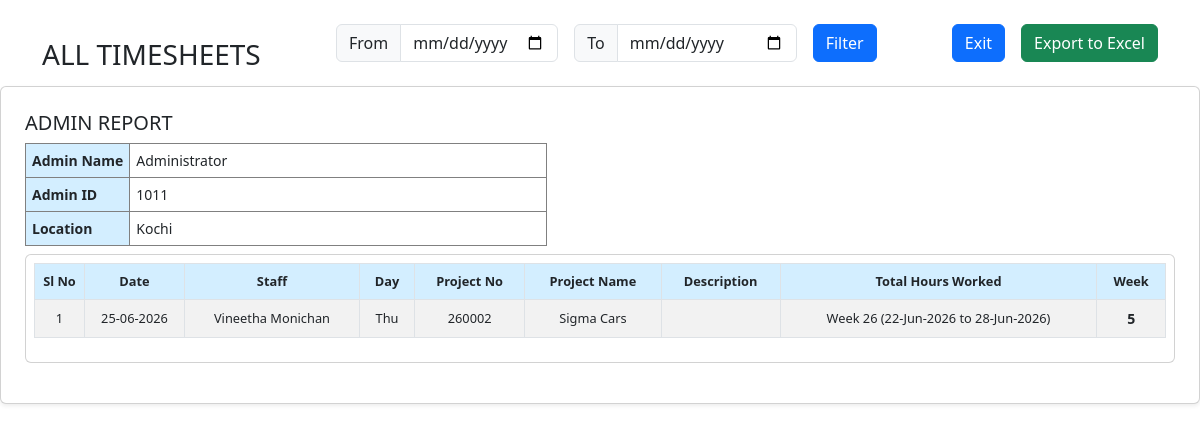
Screenshot of /view_all_timesheets_admin (signed in) with the database file from the repository.
### codex_app/models.py (models this page shows, shortened)
class Registration(models.Model):
    Emp_Id = models.CharField(max_length=200, null=True, blank=True)
    First_name = models.CharField(max_length=200, null=True, blank=True)
    department = models.ForeignKey(
        Department,
        on_delete=models.SET_NULL,
        null=True,
        blank=True
    )
    designation = models.ForeignKey(
        Designation,
        on_delete=models.SET_NULL,
        null=True,
        blank=True
    )
    Email = models.EmailField(max_length=200, null=True, blank=True)
    Password = models.CharField(max_length=200, null=True, blank=True)
    Mobile_Number = models.CharField(max_length=200, null=True, blank=True)
    Registration_date = models.DateField(null=True, blank=True)
    Image = models.ImageField(upload_to='images/', null=True, blank=True)
    Gender = models.CharField(max_length=200, null=True, blank=True)
    Address = models.CharField(max_length=1000, null=True, blank=True)
    Location = models.CharField(max_length=1000, null=True, blank=True)
    User_role = models.CharField(max_length=200, null=True, blank=True)
    user = models.OneToOneField(
        User,
        on_delete=models.CASCADE,
        null=True,
        blank=True
    )

class Create_Timesheet_Line(models.Model):
    timesheet = models.ForeignKey(
        Create_Timesheet,
        on_delete=models.CASCADE,
        related_name="timesheet_lines",
        null=True,
        blank=True
    )
    staff_list = models.ForeignKey(
        Registration,
        on_delete=models.CASCADE,
        related_name="timesheet_lines",
        null=True,
        blank=True
    )
    project_name = models.CharField(max_length=200, null=True, blank=True)
    project_no = models.CharField(max_length=200, null=True, blank=True)
    remarks = models.CharField(max_length=200, null=True, blank=True)
    date = models.DateField(null=True, blank=True)
    total_hours_taken = models.IntegerField(default=0, null=True, blank=True)
    duration_hours = models.IntegerField(default=0, null=True, blank=True)
    duration_minutes = models.IntegerField(default=0, null=True, blank=True)
    STATUS_CHOICES = (
        ('Pending', 'Pending'),
        ('Ongoing', 'Ongoing'),
        ('Completed', 'Completed'),
    )
    status = models.CharField(
        max_length=20,
        choices=STATUS_CHOICES,
        default='Pending'
    )

### codex_app/views.py (the view)
# urls.py: path('view_all_timesheets_admin', views.view_all_timesheets_admin, name='view_all_timesheets_admin'),
def view_all_timesheets_admin(request):
    staff_id = request.session.get('logg')
    if not staff_id:
        return render(request, 'error.html', {'message': 'User not logged in'})
    bok = get_object_or_404(Registration, id=staff_id)
    from_date = request.GET.get('from_date', '')
    to_date = request.GET.get('to_date', '')
    timesheets = Create_Timesheet.objects.all()
    if from_date:
        from_date = datetime.strptime(from_date, '%Y-%m-%d').date()
    if to_date:
        to_date = datetime.strptime(to_date, '%Y-%m-%d').date()
    monthly_timesheets = defaultdict(list)
    total_hours_all = 0
    for timesheet in timesheets:
        timesheet_lines = Create_Timesheet_Line.objects.filter(timesheet=timesheet)
        if from_date and to_date:
            timesheet_lines = timesheet_lines.filter(date__range=[from_date, to_date])
        elif from_date:
            timesheet_lines = timesheet_lines.filter(date__gte=from_date)
        elif to_date:
            timesheet_lines = timesheet_lines.filter(date__lte=to_date)
        for entry in timesheet_lines:
            month_label = entry.date.strftime('%b %Y')
            weekday = entry.date.strftime('%a').lower()
            hours = entry.total_hours_taken
            week_no = entry.date.isocalendar()[1]
            week_start, week_end = get_week_range(entry.date)
            hours_by_day = dict.fromkeys(['mon', 'tue', 'wed', 'thu', 'fri', 'sat', 'sun'], 0)
            hours_by_day[weekday] = hours
            week_label = f"Week {week_no} ({week_start.strftime('%d-%b-%Y')} to {week_end.strftime('%d-%b-%Y')})"
            monthly_timesheets[month_label].append({
                'id': entry.id,
                'project_no': entry.project_no,
                'project_name': entry.project_name,
                'remarks': entry.remarks,
                'hours': hours_by_day,
                'total': hours,
                'week_label': week_label,
                'date': entry.date,
                'staff_name': entry.staff_list.First_name if entry.staff_list else "N/A",  # ✅ per entry
            })
            total_hours_all += hours
    return render(request, 'view_all_timesheets_admin.html', {
        'monthly_timesheets': dict(monthly_timesheets),
        'total_hours': total_hours_all,
        'bok': bok,
        'from_date': from_date,
        'to_date': to_date,
    })

### codex_app/views.py (called while the page is built)
def get_week_range(date_obj):
    start_of_week = date_obj - timedelta(days=date_obj.weekday())
    end_of_week = start_of_week + timedelta(days=6)
    return start_of_week, end_of_week

### templates/view_all_timesheets_admin.html (shortened to what this page needs)
{% load static %}
<!DOCTYPE html>
<html lang="en">
<head>
  <link href="https://cdn.jsdelivr.net/npm/bootstrap@5.3.0/dist/css/bootstrap.min.css" rel="stylesheet">
</head>
<body>
  <div class="container mt-4">
    <div class="d-flex justify-content-between align-items-center">
      <h3 class="card-title">ALL TIMESHEETS</h3>
      <form method="get" class="mb-4 d-flex align-items-center">
        <div class="d-flex">
          <div class="input-group me-3">
            <span class="input-group-text" id="from-date-prefix">From</span>
            <input type="date" name="from_date" id="from_date" class="form-control" value="{{ from_date }}">
          </div>
          <div class="input-group me-3">
            <span class="input-group-text" id="to-date-prefix">To</span>
            <input type="date" name="to_date" id="to_date" class="form-control" value="{{ to_date }}">
          </div>
          <button type="submit" class="btn btn-primary">Filter</button>
        </div>
      </form>
      <div class="mb-4 text-end d-flex align-items-center">
        <a href="javascript:history.back()" class="btn btn-primary me-3">Exit</a>
        <button class="btn btn-success" id="export-excel">Export to Excel</button>
      </div>
    </div>
  </div>
  <div class="card shadow-sm">
    <div class="card-body p-4">
      <div class="mb-2" id="timesheet-details">
        <h5 class="mb-2">ADMIN REPORT</h5>
        <table class="table-bordered" style="border-collapse: collapse; font-size: 14px;">
          <tr>
            <th style="background-color: #D3EEFF; text-align: left; padding: 6px;width: 20%; ">Admin Name</th>
            <td style="padding: 6px;">{{ bok.First_name }}</td>
          </tr>
          <tr>
            <th style="background-color: #D3EEFF; text-align: left; padding: 6px;width: 20%; ">Admin ID</th>
            <td style="padding: 6px;">{{ bok.Emp_Id }}</td>
          </tr>
          <tr>
            <th style="background-color: #D3EEFF; text-align: left; padding: 6px;width: 20%; ">Location</th>
            <td style="padding: 6px;">{{ bok.Location }}</td>
          </table>
      </div>
{% if monthly_timesheets %}
<div class="card mb-3">
  <div class="card-body p-2">
    <table class="table table-bordered table-striped align-middle text-center" id="timesheet-table" style="font-size: 13px;">
      <thead style="font-size: 0.8rem;">
        <tr>
          <th style="background-color: #D3EEFF;">Sl No</th>
          <th style="background-color: #D3EEFF; width:100px;">Date</th>
          <th style="background-color: #D3EEFF;">Staff</th>
          <th style="background-color: #D3EEFF;">Day</th>
          <th style="background-color: #D3EEFF;">Project No</th>
          <th style="background-color: #D3EEFF;">Project Name</th>
          <th style="background-color: #D3EEFF;">Description</th>
          <th style="background-color: #D3EEFF;">Total Hours Worked</th>
          <th style="background-color: #D3EEFF;">Week</th>
        </tr>
      </thead>
      <tbody id="timesheet-body" style="font-size: 0.8rem;">
        {% for month, entries in monthly_timesheets.items %}
        {% regroup entries by week_label as week_groups %}
        {% for week in week_groups %}
          {% for entry in week.list %}
            <tr>
              <td style="width: 50px;">{{ forloop.parentloop.counter0|add:forloop.counter }}</td>
              <td style="width: 50px;">{{ entry.date|date:'d-m-Y'  }}</td>
              <td>{{ entry.staff_name }}</td>
              <td>
                <table style="width: 100%; padding: 2px;">
                  <tbody style="font-size: 0.8rem;">
                    {% if entry.hours.thu %}<tr><td>Thu</td></tr>{% endif %}
                  </tbody>
                </table>
              </td>
              <td>{{ entry.project_no }}</td>
              <td>{{ entry.project_name }}</td>
              <td>{{ entry.remarks }}</td>
              <td>{{ week.grouper }}</td>
              <td class="fw-bold total-hours" style="font-size: 14px;">{{ entry.total }}</td>
            </tr>
          {% endfor %}
        {% endfor %}
      {% endfor %}
      {% else %}
        <p>No timesheet data available.</p>
      {% endif %}
</body>
</html>

### templates/view_all_timesheets_admin.html (style rules this page uses)
.table th, .table td { vertical-align: middle; }

### rows the page displays
Registration: First_name "Administrator", Emp_Id "1011", Location "Kochi"
Create_Timesheet_Line: date "25-06-2026", project_no "260002", project_name "Sigma Cars"
Registration: staff_name "Vineetha Monichan"

### other values shown
{{ week.grouper }} "Week 26 (22-Jun-2026 to 28-Jun-2026)"
{{ entry.total }} "5"
